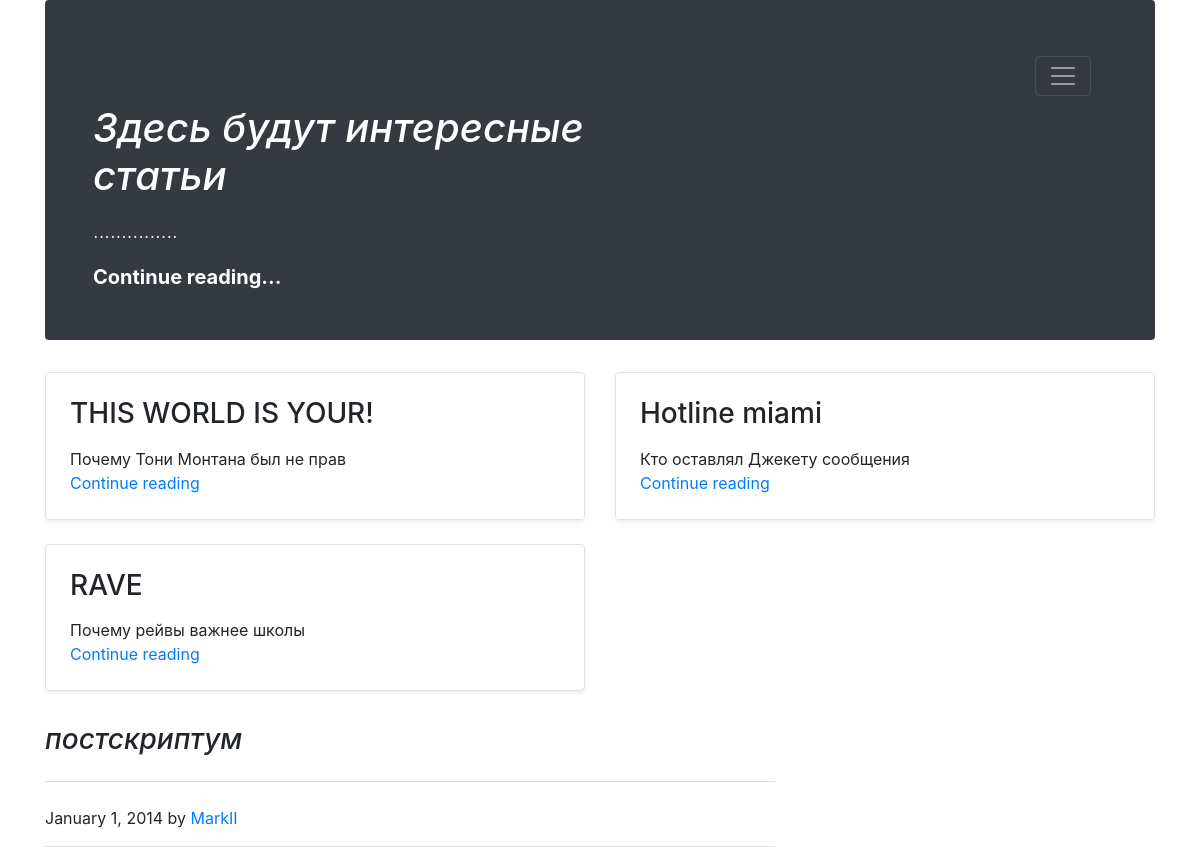
Before: /sviston with the older database file.
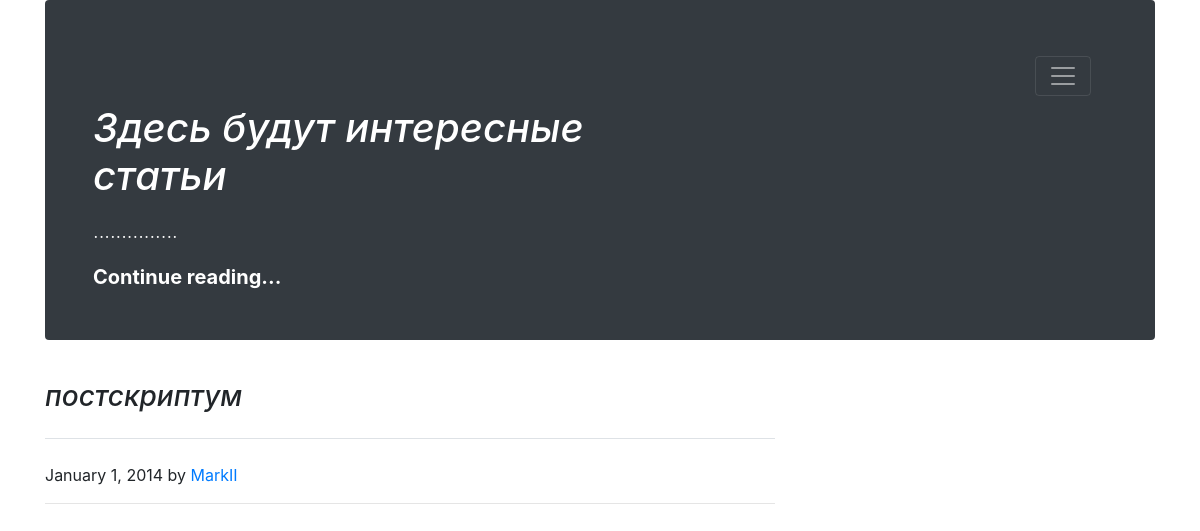
After: the same page with the newer database file.
### app/models.py (models this page shows)
class article(models.Model):
    name = models.CharField(max_length=150)
    clarification = models.CharField(max_length=150)
    href_view = models.CharField(max_length=150)

### app/views.py (the view)
# urls.py: path('sviston', sviston),
def sviston(request):
    context = {
        'articles': article.objects.all()
    }
    return render(request, 'sviston.html', context)

### app/templates/sviston.html (shortened to what this page needs)
{% extends 'common.html' %}
{% block content%}
<body>
    <div class="container">
  <div class="jumbotron p-4 p-md-5 text-white rounded bg-dark">
      <nav class="navbar navbar-dark bg-dark">
  <button class="navbar-toggler" type="button" data-toggle="collapse" data-target="#navbarsExample01" aria-controls="navbarsExample01" aria-expanded="false" aria-label="Toggle navigation">
    <span class="navbar-toggler-icon"></span>
  </button>
</nav>
    <div class="col-md-6 px-0">
      <h1 class="display-5 font-italic">Здесь будут интересные статьи</h1>
      <p class="lead my-3">...............</p>
      <p class="lead mb-0"><a id="45" href="#" class="text-white font-weight-bold">Continue reading...</a></p>
    </div>
  </div>
  <div class="row mb-2">
    {% for i in articles %}
    <div class="col-md-6">
      <div class="row no-gutters border rounded overflow-hidden flex-md-row mb-4 shadow-sm h-md-250 position-relative">
        <div class="col p-4 d-flex flex-column position-static">
          <h3 class="mb-0">{{i.name}}</h3>
          <p class="card-text mb-auto">{{i.clarification}}</p>
          <a href="{{i.href_view}}" class="stretched-link">Continue reading</a>
        </div>
      </div>
    </div>
     {%endfor%}
  </div>
</div>
<main role="main" class="container">
  <div class="row">
    <div class="col-md-8 blog-main">
      <h3 class="pb-4 mb-4 font-italic border-bottom">
        постскриптум
      </h3>
      <div class="blog-post">
        <p class="blog-post-meta">January 1, 2014 by <a href="#">MarkII</a></p>
        <hr>
{% endblock %}

Changed rows visible on the page:
removed article: name "THIS WORLD IS YOUR!", clarification "Почему Тони Монтана был не прав"
removed article: name "Hotline miami", clarification "Кто оставлял Джекету сообщения"
removed article: name "RAVE", clarification "Почему рейвы важнее школы"
